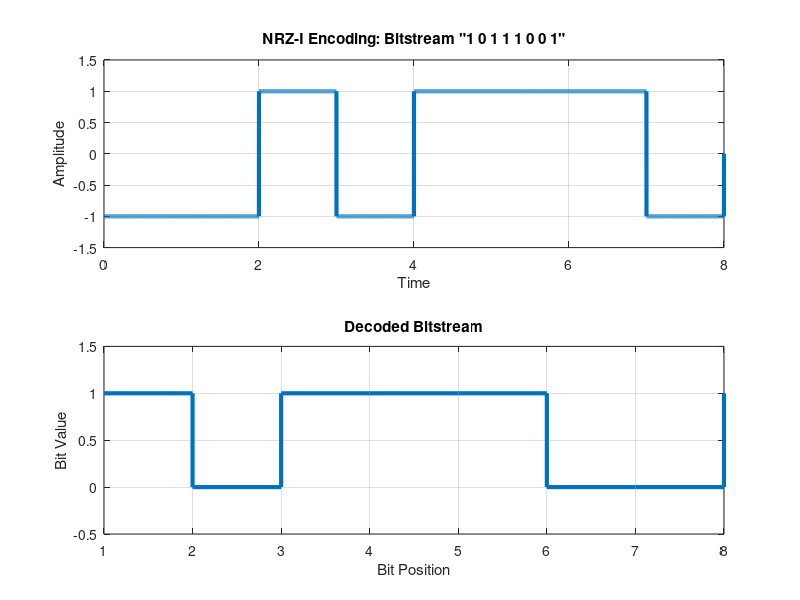

Reproduce this figure in MATLAB.
% NRZ-I (Non Return to Zero Inverted) Encoding and Decoding
clear;
clc;

bits = [1 0 1 1 1 0 0 1]; % Define bitstream
bitrate = 1; % Bit rate is considered as 1 bps
n = 1000; % Sampling rate
T = length(bits) / bitrate; % Total time needed for the bitstream
N = n * length(bits); % Total sampling points
dt = T / N; % Set time for each sampling point
t = 0:dt:T; % Time array for all values of X-axis
x = zeros(1, length(t)); % Set all amplitude to zero
lastbit = 1; % Declare Lastbit as 1 (initial signal level)

% Loop for encoding
for i = 1:length(bits)
    if bits(i) == 1
        x((i - 1) * n + 1:i * n) = -lastbit; 
        % Set lastbit as -1 to invert the signal for next 1
        lastbit = -lastbit;
    else
        x((i - 1) * n + 1:i * n) = lastbit;
        % Set lastbit as 1 (no inversion)
    end
end

% Encoding Signal Plot
figure;

% Plot the NRZ-I Encoded Signal
subplot(2, 1, 1);
plot(t, x, 'Linewidth', 3);
title('NRZ-I Encoding: Bitstream "1 0 1 1 1 0 0 1"');
xlabel('Time');
ylabel('Amplitude');
ylim([-1.5 1.5]);
grid on;

% Decoding signal to bitstream
counter = 0; % Define counter for counting bits for decoding
lastbit = 1; % Define Lastbit as it changed
decoded_bits = zeros(1, length(bits)); % Loop for decoding

for i = 1:length(t)
    if t(i) > counter
        counter = counter + 1;
        if x(i) ~= lastbit
            decoded_bits(counter) = 1; % Detect transition to 1
            lastbit = -lastbit; % Invert signal for next bit
        else
            decoded_bits(counter) = 0; % No transition, so it's 0
        end
    end
end

% Plot the Decoded Bitstream
subplot(2, 1, 2);
stairs(bits, 'Linewidth', 3); % Use stairs plot to show bitstream clearly
title('Decoded Bitstream');
xlabel('Bit Position');
ylabel('Bit Value');
ylim([-0.5 1.5]);
grid on;

% Display the decoded bitstream in the command window
disp('NRZ-I Decoding:');
disp(decoded_bits);
